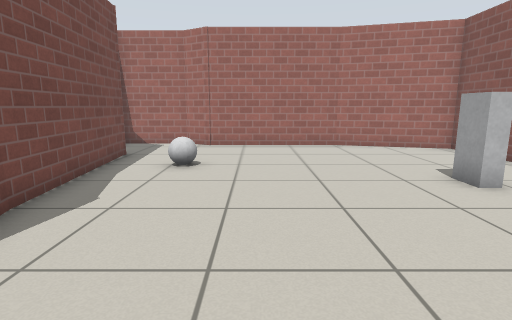
[1] (above)

12 first-person views from a walk through a robot-simulator world made for Gazebo. The camera is 0.86 m above the floor, tilts 10° down and sees 80° across. The floor is counted in squares, 0.5 m on a side. Each view is taken from the middle of a square. On the plan, view 1 faces up. The plan holds only what a view shows up to about 16 squares ahead; the rest is blank. Gazebo's built-in surfaces are drawn with simple patterns.

[2]
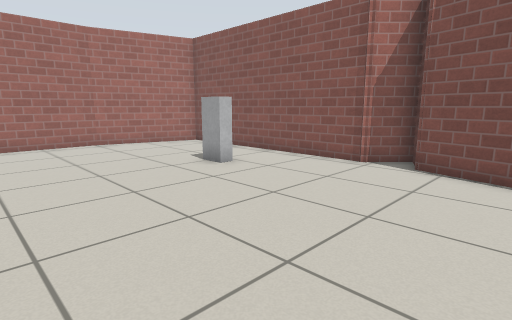

[3]
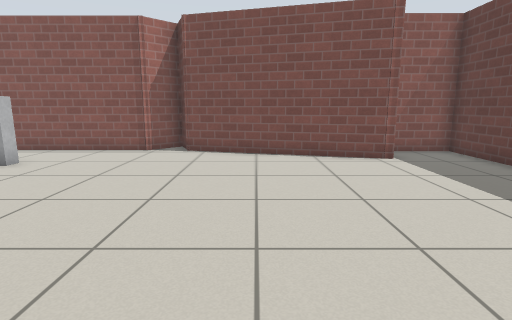

[4]
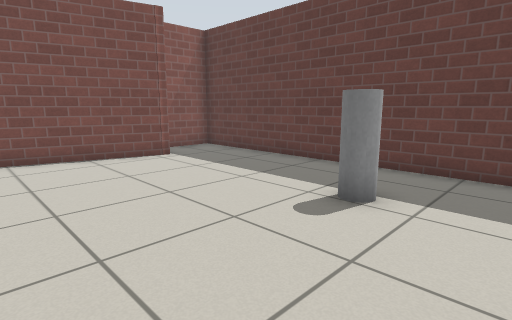

[5]
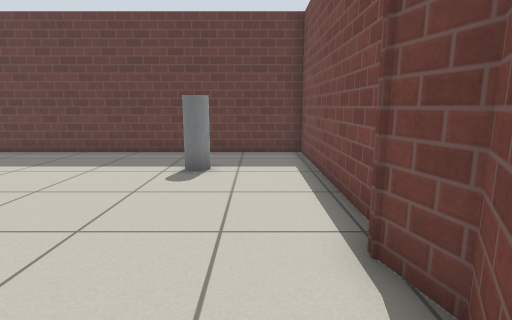

[6]
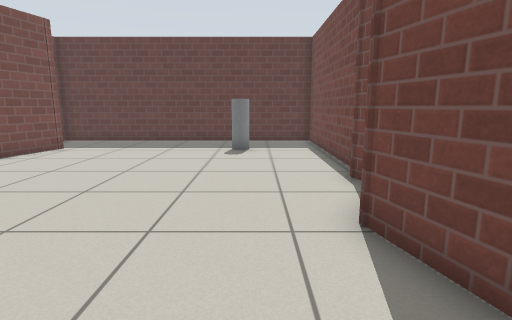

[7]
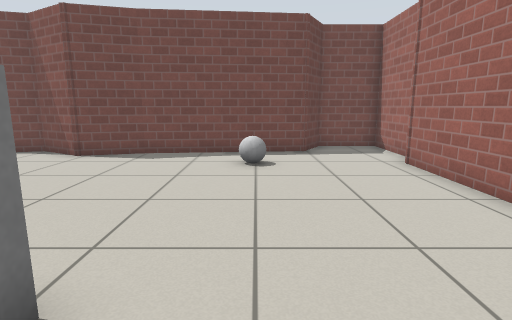

[8]
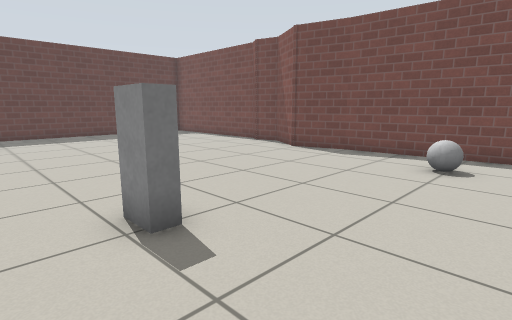

[9]
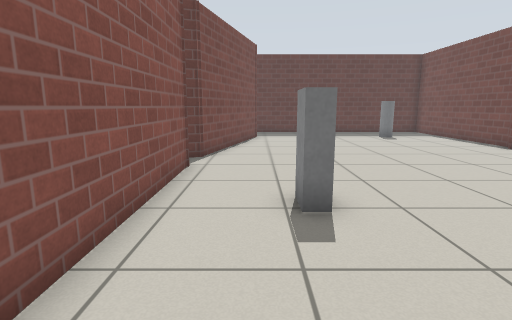

[10]
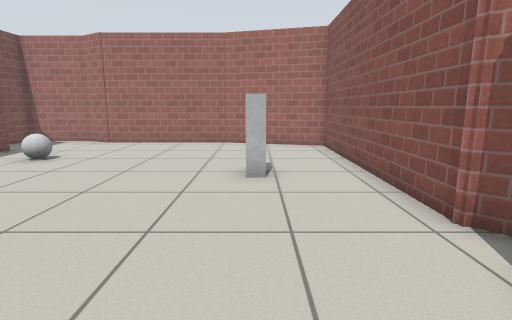

[11]
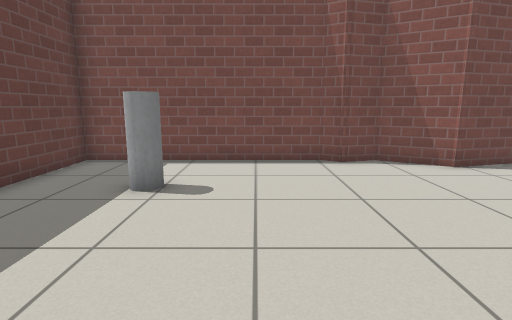

[12]
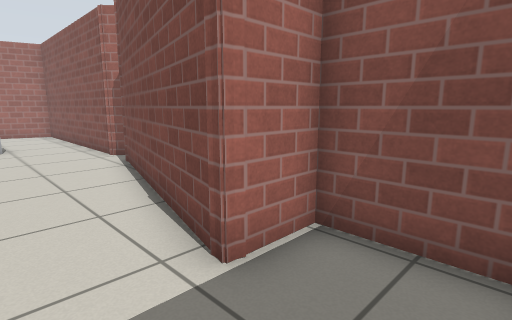

### Floor plan
Points are (right, up) in squares from view 1. A wall is a line through its corners. A room is listed if a view was taken in it or the views show most of it. See-through windows are left out.
Room 1 (views 1, 2, 3, 4, 5, 6, 7, 8, 9, 10, 11, 12)
walls: (-4.2, 5) (-3.6, 2.7) (-4.7, 0.8) (-4.4, -0.3) (-4.7, -0.9) (-4.7, -8.5) (7.7, -8.5) (7.7, -5.6) (5.9, -5.6) (7.9, 1.7) (9.1, 2.2) (8, 3.3) (8, 12.4) (3.6, 13.6) (-2.1, 13.6) (-3.2, 14.2) (-6.2, 14.2) (-6.2, 11.7) (-4.7, 10.9) (-4.1, 4.9)
objects: grey ball (-2, 9); grey cylinder (-1, -5); grey box (5, 7)

Positions as (right, up) in squares from view 1, and headings:
1: (0, 0), facing up
2: (-1, -1), facing up-right
3: (-4, -1), facing right
4: (-4, 0), facing down-right
5: (-3, 3), facing down
6: (-2, 7), facing down
7: (7, 9), facing left
8: (7, 11), facing down-left
9: (6, 12), facing down
10: (5, -1), facing up
11: (5, -3), facing left
12: (4, -8), facing up-right
